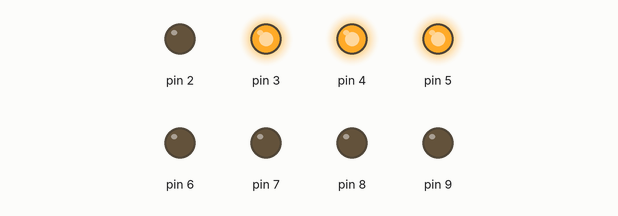
Simulated run of this sketch. Board: Arduino Uno, built with avr-gcc and run on an emulated ATmega328P. Parts: output pins drawn as LEDs (lit = HIGH).

Above: at 0.2 s.
At 0.7 s:
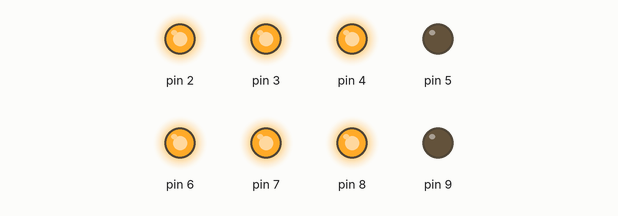
At 1.2 s:
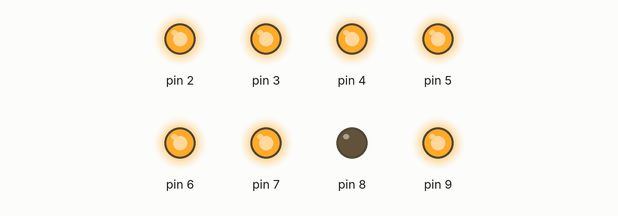
At 2.2 s:
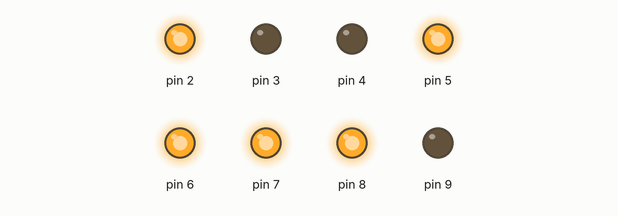
At 4.2 s:
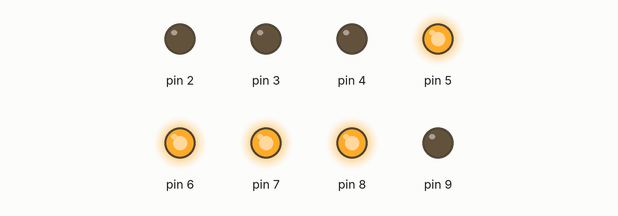
At 7.5 s:
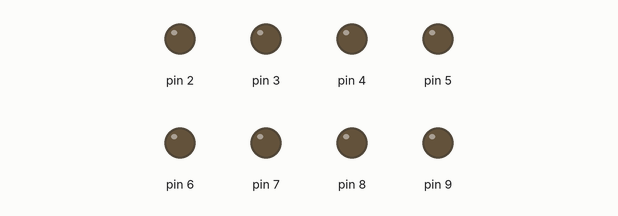
Timing chart, 0 to 10.4 s (numbered marks = the images above):
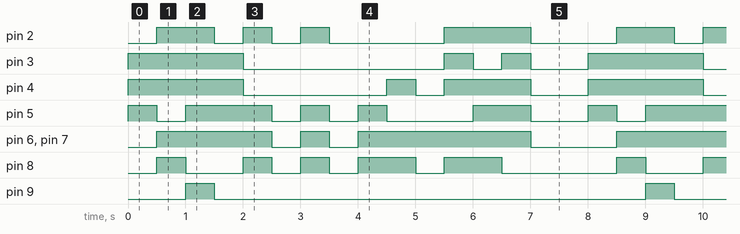

The sketch:

_7sled.ino
```cpp
void setup() {
  pinMode(2, OUTPUT);
  pinMode(3, OUTPUT);
  pinMode(4, OUTPUT);
  pinMode(5, OUTPUT);
  pinMode(6, OUTPUT);
  pinMode(7, OUTPUT);
  pinMode(8, OUTPUT);
  pinMode(9, OUTPUT);
  digitalWrite(9, 0);  // start with the "dot" off
}

void loop() {

// write 'J'
 digitalWrite(2, 0);
 digitalWrite(3, 1);
 digitalWrite(4, 1);
 digitalWrite(5, 1);
 digitalWrite(6, 0);
 digitalWrite(7, 0);
 digitalWrite(8, 0);
 delay(500);
// write 'A'
 digitalWrite(2, 1);
 digitalWrite(3, 1);
 digitalWrite(4, 1);
 digitalWrite(5, 0);
 digitalWrite(6, 1);
 digitalWrite(7, 1);
 digitalWrite(8, 1);
 delay(500);
// write 'Q'
 digitalWrite(2, 1);
 digitalWrite(3, 1);
 digitalWrite(4, 1);
 digitalWrite(5, 1);
 digitalWrite(6, 1);
 digitalWrite(7, 1);
 digitalWrite(8, 0);
 digitalWrite(9, 1);
 delay(500);
// write 'U'
 digitalWrite(2, 0);
 digitalWrite(3, 1);
 digitalWrite(4, 1);
 digitalWrite(5, 1);
 digitalWrite(6, 1);
 digitalWrite(7, 1);
 digitalWrite(8, 0);
 digitalWrite(9, 0);
 delay(500);
// write 'E'
 digitalWrite(2, 1);
 digitalWrite(3, 0);
 digitalWrite(4, 0);
 digitalWrite(5, 1);
 digitalWrite(6, 1);
 digitalWrite(7, 1);
 digitalWrite(8, 1);
 digitalWrite(9, 0);
 delay(500);

// write ''
 digitalWrite(2, 0);
 digitalWrite(3, 0);
 digitalWrite(4, 0);
 digitalWrite(5, 0);
 digitalWrite(6, 0);
 digitalWrite(7, 0);
 digitalWrite(8, 0);
 digitalWrite(9, 0);
 delay(500);


// write 'E'
 digitalWrite(2, 1);
 digitalWrite(3, 0);
 digitalWrite(4, 0);
 digitalWrite(5, 1);
 digitalWrite(6, 1);
 digitalWrite(7, 1);
 digitalWrite(8, 1500);
 digitalWrite(9, 0);
 delay(500);


// write ''
 digitalWrite(2, 0);
 digitalWrite(3, 0);
 digitalWrite(4, 0);
 digitalWrite(5, 0);
 digitalWrite(6, 0);
 digitalWrite(7, 0);
 digitalWrite(8, 0);
 digitalWrite(9, 0);
 delay(500);


// write 't'
 digitalWrite(2, 0);
 digitalWrite(3, 0);
 digitalWrite(4, 0);
 digitalWrite(5, 1);
 digitalWrite(6, 1);
 digitalWrite(7, 1);
 digitalWrite(8, 1);
 digitalWrite(9, 0);
 delay(500);
// write 'h'
 digitalWrite(2, 0);
 digitalWrite(3, 0);
 digitalWrite(4, 1);
 digitalWrite(5, 0);
 digitalWrite(6, 1);
 digitalWrite(7, 1);
 digitalWrite(8, 1);
 digitalWrite(9, 0);
 delay(500);
// write 'I'
 digitalWrite(2, 0);
 digitalWrite(3, 0);
 digitalWrite(4, 0);
 digitalWrite(5, 0);
 digitalWrite(6, 1);
 digitalWrite(7, 1);
 digitalWrite(8, 0);
 digitalWrite(9, 0);
 delay(500);
// write 'A'
 digitalWrite(2, 1);
 digitalWrite(3, 1);
 digitalWrite(4, 1);
 digitalWrite(5, 0);
 digitalWrite(6, 1);
 digitalWrite(7, 1);
 digitalWrite(8, 1);
 delay(500);
// write 'G'
 digitalWrite(2, 1);
 digitalWrite(3, 0);
 digitalWrite(4, 1);
 digitalWrite(5, 1);
 digitalWrite(6, 1);
 digitalWrite(7, 1);
 digitalWrite(8, 1);
 delay(500);
// write 'O'
 digitalWrite(2, 1);
 digitalWrite(3, 1);
 digitalWrite(4, 1);
 digitalWrite(5, 1);
 digitalWrite(6, 1);
 digitalWrite(7, 1);
 digitalWrite(8, 0);
 delay(500);

// write ''
 digitalWrite(2, 0);
 digitalWrite(3, 0);
 digitalWrite(4, 0);
 digitalWrite(5, 0);
 digitalWrite(6, 0);
 digitalWrite(7, 0);
 digitalWrite(8, 0);
 digitalWrite(9, 0);
 delay(1000);

}
```

Measured:
- by itself, pin 2: repeats every 8.0 s: 2 × (LOW 0.50 s, HIGH 0.50 s), LOW 2.0 s, HIGH 1.5 s, LOW 1.5 s, HIGH 1.0 s
- by itself, pin 3: repeats every 8.0 s: LOW 3.5 s, HIGH 0.50 s, LOW 0.50 s, HIGH 0.50 s, LOW 1.0 s, HIGH 2.0 s
- by itself, pin 4: repeats every 8.0 s: LOW 2.5 s, HIGH 0.50 s, LOW 0.50 s, HIGH 1.5 s, LOW 1.0 s, HIGH 2.0 s
- by itself, pin 5: repeats every 8.0 s: LOW 0.50 s, HIGH 1.5 s, 2 × (LOW 0.50 s, HIGH 0.50 s), LOW 1.5 s, HIGH 1.0 s, LOW 1.0 s, HIGH 0.50 s
- by itself, pin 6, pin 7: repeats every 8.0 s: LOW 0.50 s, HIGH 0.50 s, LOW 0.50 s, HIGH 3.0 s, LOW 1.5 s, HIGH 2.0 s
- by itself, pin 8: repeats every 8.0 s: LOW 1.0 s, 2 × (HIGH 0.50 s, LOW 0.50 s), HIGH 1.0 s, LOW 0.50 s, HIGH 1.0 s, LOW 2.0 s, HIGH 0.50 s
- by itself, pin 9: alternates HIGH for 0.50 s and LOW for 7.5 s
